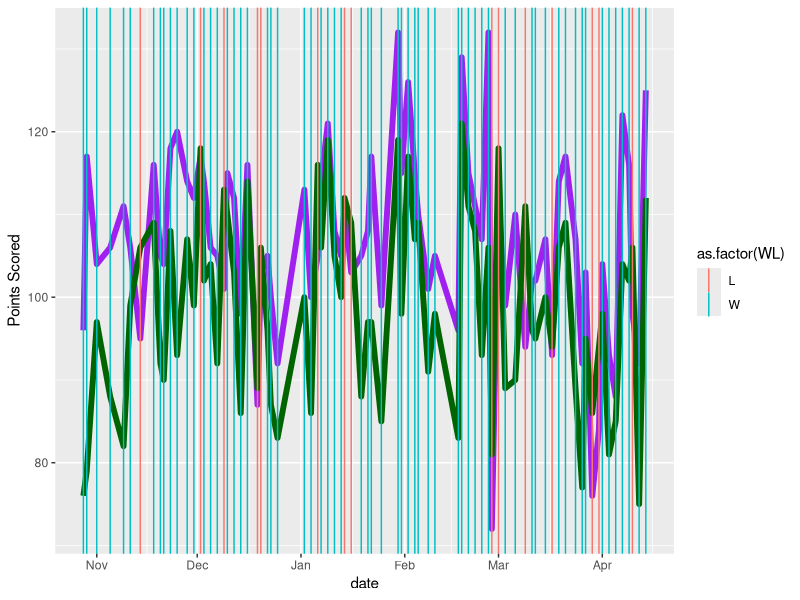
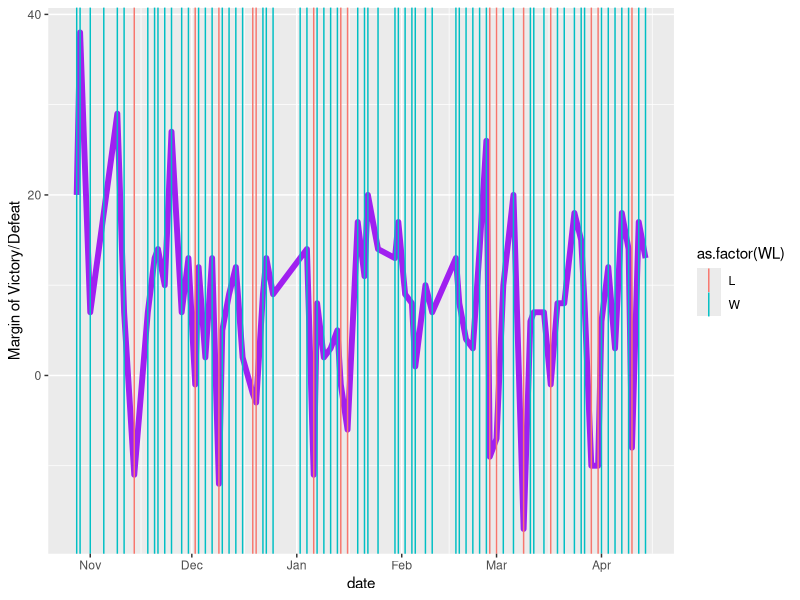
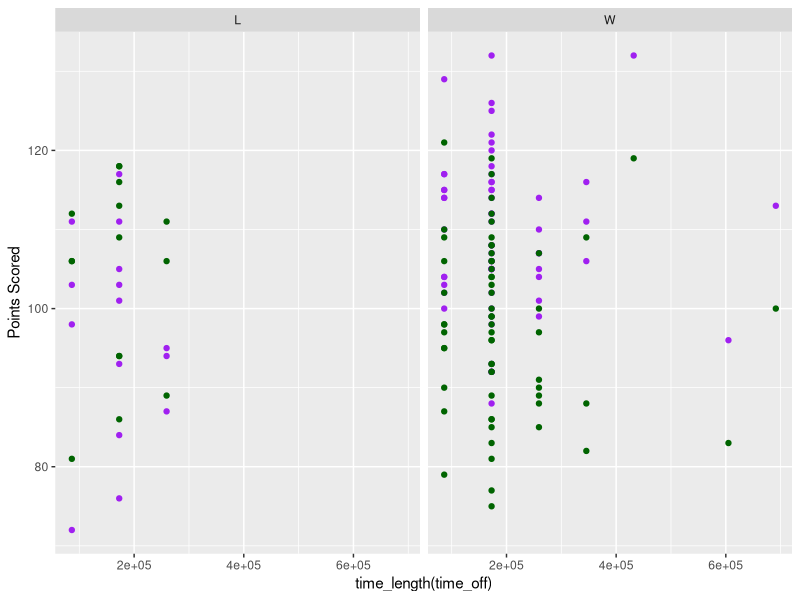
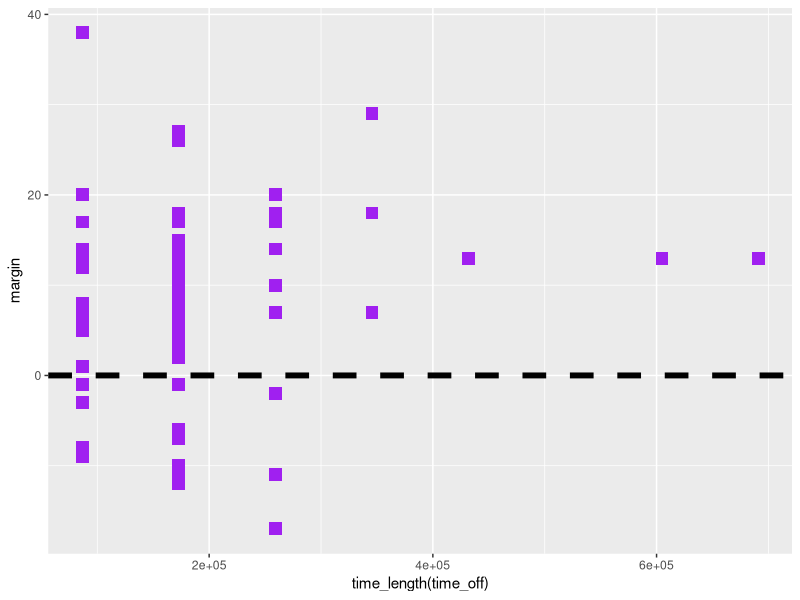

R code for these plots, in order:
## ---- chunk 1
library(tidyverse)
library(ggplot2)
library(lubridate)

data(lakers)
lakersmod <- lakers %>% mutate(date=ymd(date))
totalpointsL <- lakersmod %>% filter(team=='LAL') %>%  group_by(date) %>% summarise(LALscore = sum(points))
totalpointsO <- lakersmod %>% filter(team!='LAL')%>%  group_by(date) %>% summarise(Oppscore = sum(points))
games <- totalpointsL %>% left_join(totalpointsO, by=c("date"="date"))
## ---- chunk 2
games<- games %>% mutate(margin = LALscore-Oppscore, WL = if_else(LALscore>Oppscore,"W","L"), time_off=days(date-lag(date,1)))
## ---- chunk 3
#First, plot both teams' scores over time
ggplot(data=games, mapping=aes(x=date)) + geom_line(aes(y=LALscore), colour = "purple",size=2) +
  geom_line(aes(y=Oppscore),colour="dark green",size=2) +
  geom_vline(aes(xintercept=date,col=as.factor(WL))) + labs(x="date", y="Points Scored")
#Then plot margin of victory over time
ggplot(data=games, mapping=aes(x=date)) + geom_line(aes(y=margin), colour = "purple",size=2) +
  geom_vline(aes(xintercept=date,col=as.factor(WL))) + labs(x="date", y="Margin of Victory/Defeat")
## ---- chunk 4
#plot scores vs. time between games, separated by W/L and team
ggplot(data=games, mapping=aes(x=time_length(time_off))) + geom_point(aes(y=LALscore), colour="purple") +
  geom_point(aes(y=Oppscore), colour="dark green") + facet_grid(.~WL) + labs(y="Points Scored")

#plot margin of victory vs. time between games
ggplot(data=games, mapping=aes(x=time_length(time_off))) + geom_point(aes(y=margin), colour="purple",pch=15,size=4) + geom_hline(aes(yintercept=0),lty=2,size=2)

